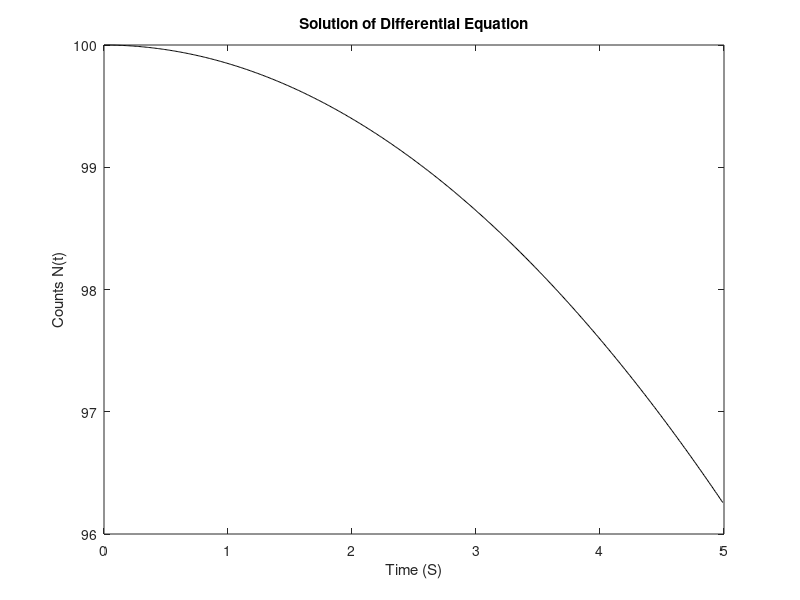

Here is the MATLAB script that generated this plot:
%% AUTHOR: Sahil Raj
%% Program to solve a First order differential-equation
%% using Gauss elimination method

clc; clear all;

dt = 0.01;
tmax = 5;
N = round(tmax/dt);
lambda = 0.3;
N0 = 100;

M = zeros(N, N);

% SETUP the target column vector
R = -lambda * (0:N-1)' * dt * dt;
R(1) = N0;

% SETUP the matrix for the problem
M(1, 1) = 1;
for i = 2:N
  M(i, i-1) = -1;
  M(i, i) = 1;
endfor

N = size(M, 1);
% CREATE the augmented matrix
A = [ M R ];

% PERFORM Gauss elimnimation
for p = 1:N-1
  pe = A(p, p);
  for r = p+1:N
    A(r, :) = A(r, :) - A(r, p) * A(p, :) / pe;
  endfor
endfor

% PERFORM back-substitution
RES = zeros(1, N);
for p = N:-1:1
  RES(p) = (A(p, end) - sum(A(p, p+1:end-1) .* RES(p+1:end)))/A(p, p);
endfor

RES = RES';
plot((0:dt:tmax)(1:N), RES, 'k-');
xlabel("Time (S)");
ylabel("Counts N(t)");
title("Solution of Differential Equation");
